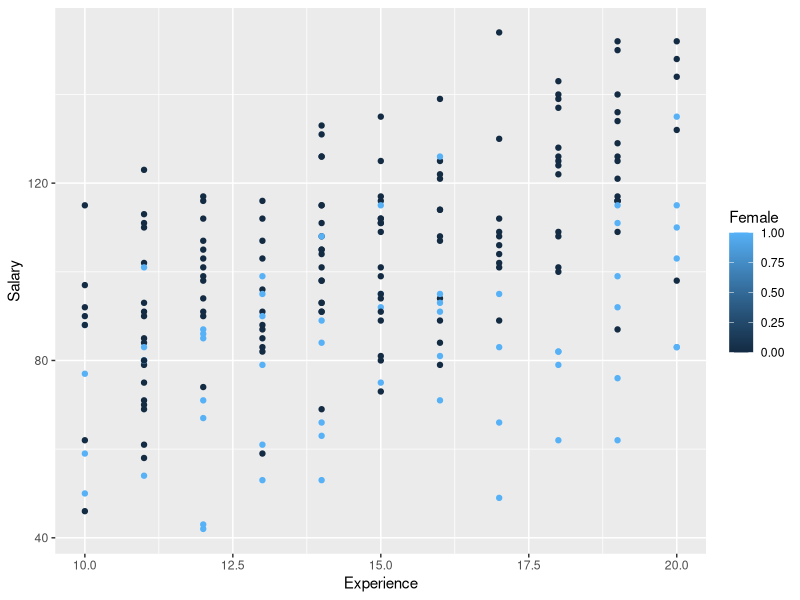
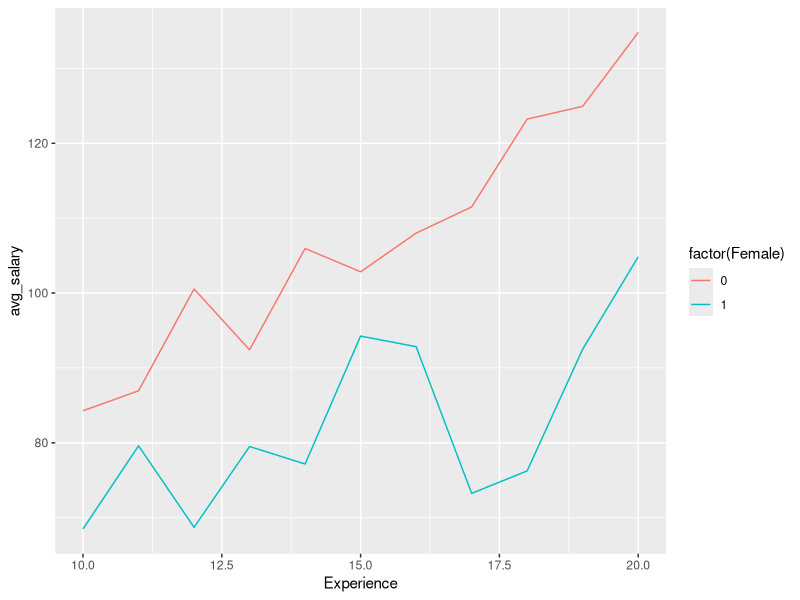
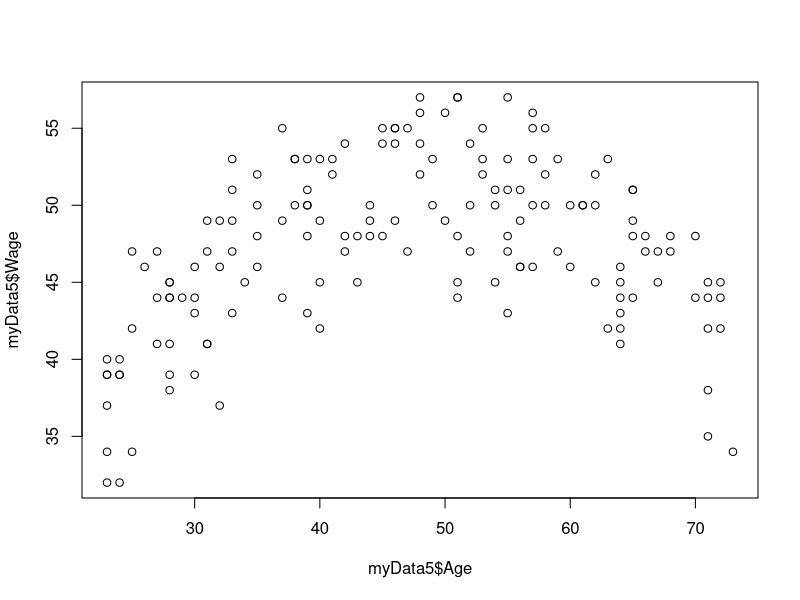
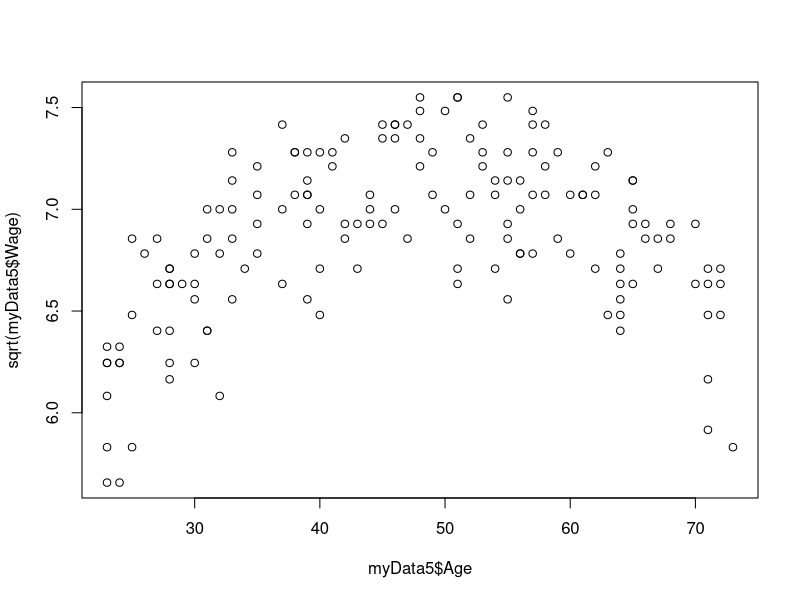
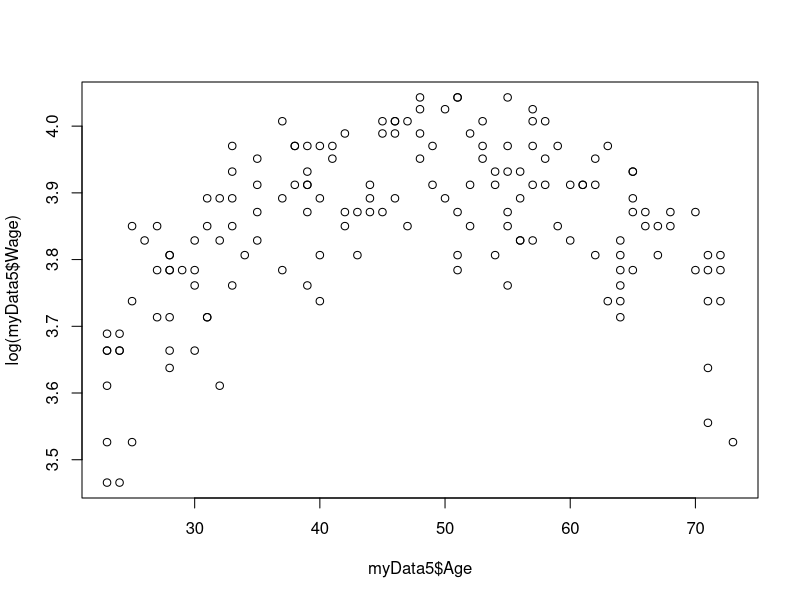
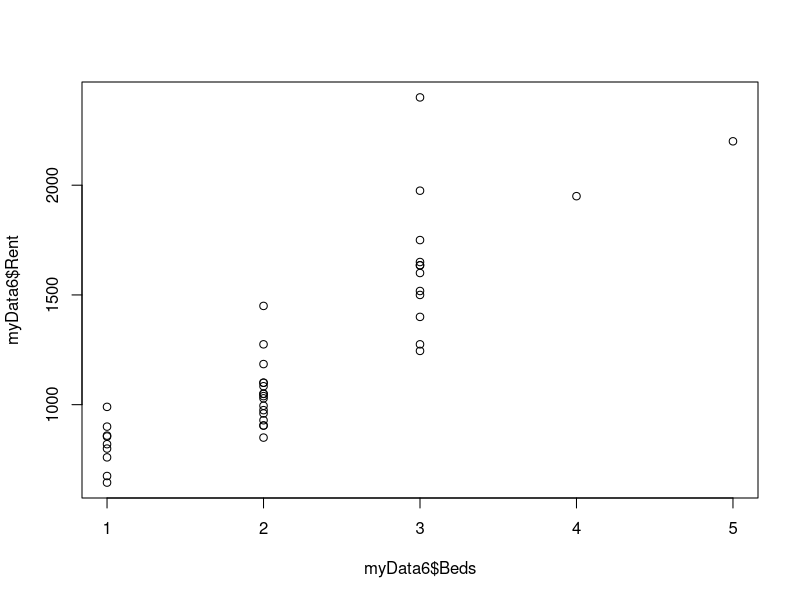
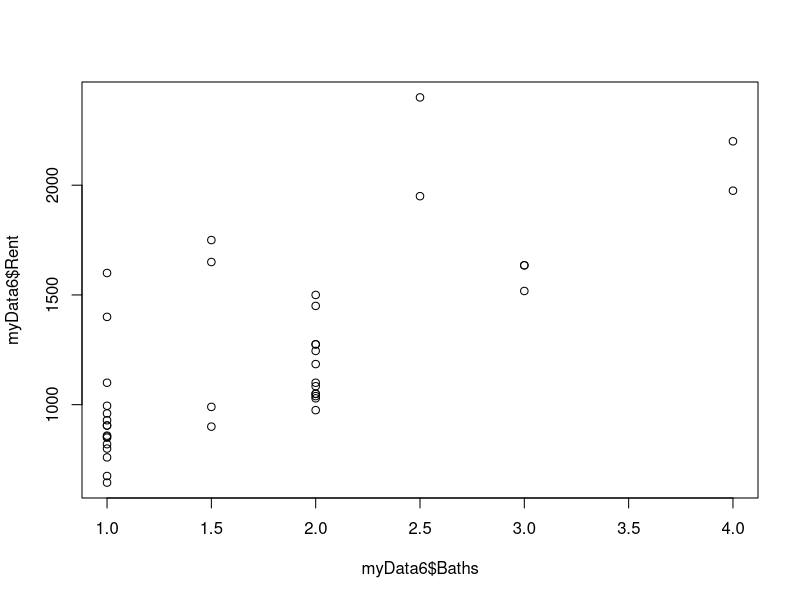
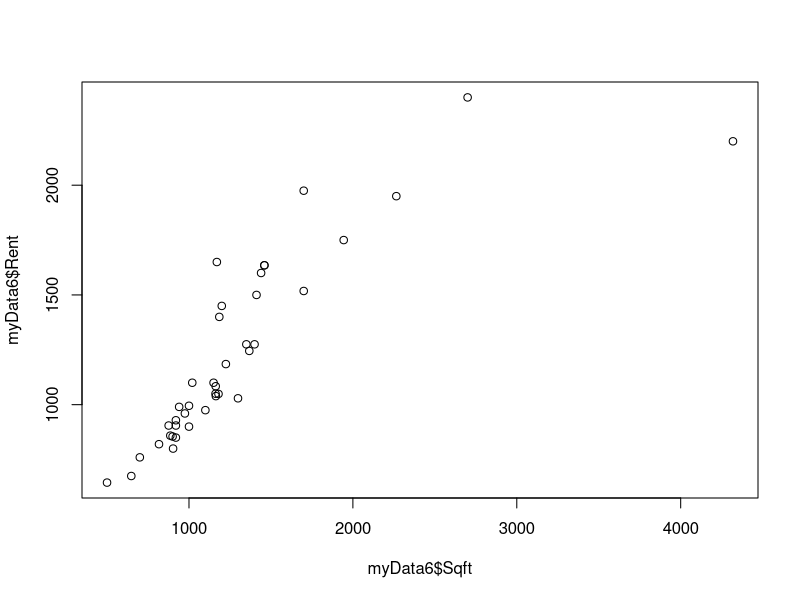

Write the R code that produced these figures, in order.
# ########## IE 332 - WEEK 8 ###########################
############ Exploratory Data Analysis - More Topics in Regression Analysis #############

library(readxl)

### The Interaction of Two Dummy (Categorical/Factor) Variables ###########

myData <- read_excel("data/jaggia_ba_2e_ch08_data.xlsx", sheet="MIS_Stats")
head(myData)
summary(myData)

myData$MIS <- as.factor(myData$MIS)
myData$Statistics <- as.factor(myData$Statistics)

str(myData)

# Model 1: No interaction variable

model1 <- lm(Salary ~ GPA + MIS + Statistics, data=myData)

summary(model1)

# Not that bad model but if it's greater than 0.85 good model 

#Model 2: Interaction of two dummy variables

model2 <- lm(Salary ~ GPA + MIS + Statistics + MIS*Statistics, data=myData)
summary(model2)

# if p value less than 5% we consider significant

#Prediction:

predict(model1, data.frame(GPA=3.5, MIS="0", Statistics="0"))

predict(model2, data.frame(GPA=3.5, MIS="0", Statistics="0"))

# model 2 predicts higher salary

predict(model2, data.frame(GPA=3.5, MIS="1", Statistics="0"))

predict(model2, data.frame(GPA=3.5, MIS="1", Statistics="1"))

predict(model1, data.frame(GPA=3.5, MIS="1", Statistics="1"))

predict(model2, data.frame(GPA=3.5, MIS="0", Statistics="1"))


### The Interaction of a Dummy and a Numerical Variable ###########

myData2 <- read_excel("data/jaggia_ba_2e_ch08_data.xlsx", sheet="BP_Race")
head(myData2)
summary(myData2)

# Factor on a new column
myData2$Race.f <- as.factor(myData2$Race)

str(myData2)
#Model 1: No interaction variable

model1_1 <- lm(Systolic ~ Weight + Race.f, data=myData2)
summary(model1_1)

#Model 2: Interaction of a dummy variable with a numerical variable

model2_1 <- lm(Systolic ~ Weight + Race.f + Weight * Race.f, data=myData2)
summary(model2_1)


#Prediction:

predict(model1_1, data.frame(Weight=206, Race.f="Black"))

predict(model2_1, data.frame(Weight=206, Race.f="Black"))

### The Interaction of two Numerical Variables ###########

myData3 <- read_excel("data/jaggia_ba_2e_ch08_data.xlsx", sheet="MSA")
head(myData3)
str(myData3)
#Model 1: No interaction variable

model1_2 <- lm(Applicants ~ Marketing + Employed, data=myData3)
summary(model1_2)

#Model 2: Interaction of a dummy variable with a numerical variable


model2_2 <- lm(Applicants ~ Marketing + Employed + Marketing * Employed, data=myData3)
summary(model2_2)

model2_3 <- lm(Applicants ~ Employed + Marketing * Employed, data=myData3)
summary(model2_3)

#Prediction:

predict(model1_2, data.frame(Marketing=137, Employed = 71))

predict(model2_2, data.frame(Marketing=137, Employed = 71))

predict(model2_3, data.frame(Marketing=137, Employed = 71))

### Introductory Case: Gender Gap

myData4 <- read_excel("data/jaggia_ba_2e_ch08_data.xlsx", sheet="Gender_Gap")

summary(myData4)

#Model 1: No interaction

model1_3 <- lm(Salary~Size+Experience+Female+Grad, data=myData4)

summary(model1_3)

#Model 2: Interaction of Dummy*Numerical

model2_3 <- lm(Salary~Size+Experience+Female+Grad + Experience*Female, data=myData4)

summary(model2_3)

#Model 3: Interaction of Dummy*Dummy

model3_3 <- lm(Salary~Size+Experience+Female+Grad + Grad*Female, data=myData4)

summary(model3_3)

#Model 4: Interaction of Dummy*Numerical + Dummy*Dummy

model4_3 <- lm(Salary~Size+Experience+Female+Grad + Grad*Female + Experience * Female, data=myData4)

summary(model4_3)
#Model 4: Interaction of Dummy*Numerical + Numerical*Numerical

model5_3 <- lm(Salary~Size+Experience+Female+Grad + Experience * Female + Size * Experience, data=myData4)

summary(model5_3)

#Plot a line graph for Experience vs Salary based on Different Genders
# Calculate the average salary for each experience level
library(dplyr)

library(ggplot2)

myData4$Female.f <- as.factor(myData4$Female)

ggplot(myData4, aes(x = Experience, y= Salary, color=Female))+
  geom_point()


avg_salary_data <- myData4 %>%
  group_by(Experience, Female) %>%
  summarise(avg_salary = mean(Salary, na.rm=TRUE))

ggplot(avg_salary_data, aes(x=Experience, y=avg_salary, color= factor(Female)))+
  geom_line()

#### Regression Models for Nonlinear Relationships

myData5 <- read_excel("data/jaggia_ba_2e_ch08_data.xlsx", sheet="Wages")

summary(myData5)

#The Quadratic Regression Model
#plot Wage vs Age

plot(myData5$Wage ~ myData5$Age)

#Apply different transformations and create scatterplots
plot(sqrt(myData5$Wage) ~ myData5$Age)

plot(log(myData5$Wage) ~ myData5$Age)

#Model 1: Linear Model

model_lm <- lm(Wage ~ Graduate + Age, data=myData5)

summary(model_lm)

#Model 2: Quadratic Model

model_qm <- lm(Wage ~ Graduate + Age + I(Age^2), data=myData5)
summary(model_qm)

#The Logarithmic Regression Models

myData6 <- read_excel("data/jaggia_ba_2e_ch08_data.xlsx", sheet="College_Town")
summary(myData6)

#plot Rent vs other variables

plot(myData6$Rent ~ myData6$Beds)
plot(myData6$Rent ~ myData6$Baths)
plot(myData6$Rent ~ myData6$Sqft)


#Model 1: Linear Model

model_lm2 <- lm(Rent ~ Beds + Baths + Sqft, data=myData6)
summary(model_lm2)

#Model 2,3,4: Logarithmic Models

model_log1 <- lm(Rent ~ Beds + Baths + log(Sqft), data=myData6)
summary(model_log1)

model_log2 <- lm(log(Rent) ~Beds + Baths + Sqft, data=myData6)
summary(model_log2)

model_log3 <- lm(log(Rent) ~Beds + Baths + log(Sqft), data=myData6)
summary(model_log3)

#Prediction:

predict(model_lm2, data.frame(Beds=3, Baths=2, Sqft = 1600))

# since this is a linear model you don't need any transformation

predict(model_log1, data.frame(Beds=3, Baths=2, Sqft = 1600))

plog2 <- predict(model_log2, data.frame(Beds=3, Baths=2, Sqft = 1600))
se2 <- sigma(model_log2)
exp(plog2 + se2^2/2)

plog3 <-  predict(model_log3, data.frame(Beds=3, Baths=2, Sqft = 1600))
se3 <- sigma(model_log3)
exp(plog3 + se3^2/2)

